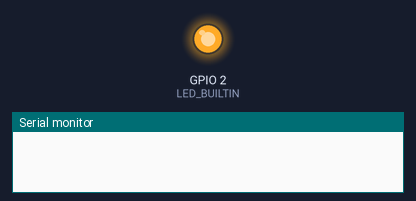
This sketch was run on a simulated ESP8266 (NodeMCU). Parts: output pins drawn as LEDs (lit = HIGH, except the on-board LED, lit = LOW), the last lines printed to the serial monitor. WiFi joins after 1.5 s; servers stay silent unless stated; uploads are accepted with an empty reply.

Above: at 0.1 s.
At 1.6 s:
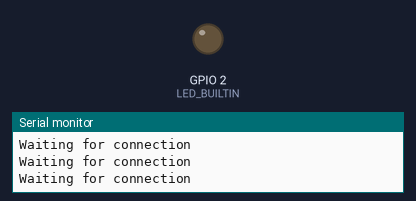
Timing chart, 0 to 3.1 s (numbered marks = the images above):
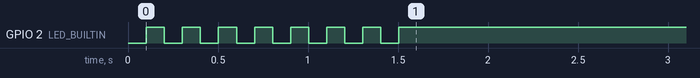

The sketch:

temperature-probe.ino
```cpp
#include "http.h"
#include "temperature.h"
#include "temperature-probe.h"
#include <ArduinoOTA.h>

void postTemperature() {
  float temperature;
  temperature = get_temperature(A0);
  String result = post(
    String(API_ENDPOINT) + String("/temperature"),
    String("{ \"value\": ")
      + String(temperature)
      + String(", \"id\": \"")
      + String(ESP.getChipId())
      + String("\" }")
  );
}

void setup() {
  setupWifi();
  Serial.begin(9600);
  ArduinoOTA.begin();
  postTemperature();
  // ESP.deepSleep(1e6);
}

void loop() {
  ArduinoOTA.handle();
}
```

http.h
```cpp
#include <ESP8266HTTPClient.h>
#include <ESP8266WiFi.h>
#include "secret.h"

#define WIFI_DEBUG true

void setupWifi();
String post(char *url, char *payload);
String get(char *url);
String post(String url, String payload);
String get(String url);
bool wifiReady();
```

http.ino
```cpp
#include "http.h"

void setupWifi() {
  Serial.begin(9600);
  pinMode(LED_BUILTIN, OUTPUT);
  digitalWrite(LED_BUILTIN, HIGH);
  WiFi.begin(WIFI_SSID, WIFI_PASS);

  while (WiFi.status() != WL_CONNECTED) {
    digitalWrite(LED_BUILTIN, LOW);
    delay(100);
    digitalWrite(LED_BUILTIN, HIGH);
    delay(100);
    if (WIFI_DEBUG) {
      Serial.println("Waiting for connection");
    }
  }
  if (WIFI_DEBUG) {
    Serial.println("Connected to " + String(WIFI_SSID));
  }
}

String post(char *url, char *payload) {
  HTTPClient http;

  http.begin(url);
  http.addHeader("Content-Type", "application/json");
  int httpCode = http.POST(payload);

  return httpCode + String(":") + http.getString();
}

String get(char *url) {
  HTTPClient http;

  http.begin(url);
  int httpCode = http.GET();

  return httpCode + String(":") + http.getString();
}

String post(String url, String payload) {
  HTTPClient http;

  http.begin(url);
  http.addHeader("Content-Type", "application/json");
  int httpCode = http.POST(payload);

  return httpCode + String(":") + http.getString();
}

String get(String url) {
  HTTPClient http;

  http.begin(url);
  int httpCode = http.GET();

  return httpCode + String(":") + http.getString();
}

bool wifiReady() {
  return WiFi.status() == WL_CONNECTED;
}
```

secret.example.h
```cpp
#define WIFI_SSID "MyWifi"
#define WIFI_PASS "SuperSafePassword"
```

temperature-probe.h
```cpp
#define API_ENDPOINT "http://192.168.43.200:4365"
```

temperature.h
```cpp
float get_temperature (int ThermistorPin);
```

temperature.ino
```cpp
#include "temperature.h"

float get_temperature (int ThermistorPin) {
  // https://sanjit.wtf/Calibrator/webCalibrator.html
  float A = 0.00117219681549321;
  float B = 0.00022863121356163843;
  float C = 1.031456603963255e-7;

  int Vo;
  float R1 = 10000;
  float logR2, R2, T;
  // float c1 = 1.009249522e-03, c2 = 2.378405444e-04, c3 = 2.019202697e-07;
  float c1 = A, c2 = B, c3 = C;

  Vo = analogRead(ThermistorPin);
  R2 = R1 * (1023.0 / (float)Vo - 1.0);
  logR2 = log(R2);
  T = (1.0 / (c1 + c2*logR2 + c3*logR2*logR2*logR2));
  T = T - 273.15;

  return T;
}
```
